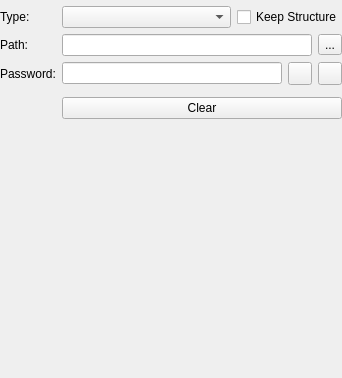
<?xml version="1.0" encoding="UTF-8"?>
<ui version="4.0">
 <class>EditGroupWidgetKeeShare</class>
 <widget class="QWidget" name="EditGroupWidgetKeeShare">
  <property name="geometry">
   <rect>
    <x>0</x>
    <y>0</y>
    <width>342</width>
    <height>378</height>
   </rect>
  </property>
  <property name="windowTitle">
   <string>Form</string>
  </property>
  <layout class="QVBoxLayout" name="verticalLayout">
   <property name="leftMargin">
    <number>0</number>
   </property>
   <property name="topMargin">
    <number>0</number>
   </property>
   <property name="rightMargin">
    <number>0</number>
   </property>
   <property name="bottomMargin">
    <number>0</number>
   </property>
   <item>
    <widget class="MessageWidget" name="messageWidget" native="true"/>
   </item>
   <item>
    <layout class="QFormLayout" name="formLayout">
     <item row="2" column="0">
      <widget class="QLabel" name="typeLabel">
       <property name="text">
        <string>Type:</string>
       </property>
      </widget>
     </item>
     <item row="2" column="1">
      <layout class="QHBoxLayout" name="typeLayout">
       <item>
      <widget class="QComboBox" name="typeComboBox">
       <property name="accessibleName">
        <string>Sharing mode field</string>
       </property>
      </widget>
       </item>
       <item>
        <widget class="QCheckBox" name="keepStructureCheckBox">
         <property name="sizePolicy">
          <sizepolicy hsizetype="Fixed" vsizetype="Fixed">
           <horstretch>0</horstretch>
           <verstretch>0</verstretch>
          </sizepolicy>
         </property>
         <property name="text">
          <string>Keep Structure</string>
         </property>
        </widget>
       </item>
      </layout>
     </item>
     <item row="3" column="0">
      <widget class="QLabel" name="pathLabel">
       <property name="text">
        <string>Path:</string>
       </property>
      </widget>
     </item>
     <item row="3" column="1">
      <layout class="QHBoxLayout" name="pathLayout">
       <item>
        <widget class="QLineEdit" name="pathEdit">
         <property name="accessibleName">
          <string>Path to share file field</string>
         </property>
        </widget>
       </item>
       <item>
        <widget class="QToolButton" name="pathSelectionButton">
         <property name="accessibleName">
          <string>Browser for share file</string>
         </property>
         <property name="text">
          <string>...</string>
         </property>
        </widget>
       </item>
      </layout>
     </item>
     <item row="4" column="0">
      <widget class="QLabel" name="passwordLabel">
       <property name="text">
        <string>Password:</string>
       </property>
      </widget>
     </item>
     <item row="4" column="1">
      <layout class="QHBoxLayout" name="passwordLayout">
       <item>
        <widget class="PasswordEdit" name="passwordEdit">
         <property name="accessibleName">
          <string>Password field</string>
         </property>
         <property name="echoMode">
          <enum>QLineEdit::Password</enum>
         </property>
        </widget>
       </item>
       <item>
        <widget class="QToolButton" name="togglePasswordButton">
         <property name="accessibleName">
          <string>Toggle password visibility</string>
         </property>
         <property name="checkable">
          <bool>true</bool>
         </property>
        </widget>
       </item>
       <item>
        <widget class="QToolButton" name="togglePasswordGeneratorButton">
         <property name="accessibleName">
          <string>Toggle password generator</string>
         </property>
         <property name="checkable">
          <bool>true</bool>
         </property>
        </widget>
       </item>
      </layout>
     </item>
     <item row="5" column="1">
      <widget class="PasswordGeneratorWidget" name="passwordGenerator" native="true"/>
     </item>
     <item row="6" column="1">
      <widget class="QPushButton" name="clearButton">
       <property name="accessibleName">
        <string>Clear fields</string>
       </property>
       <property name="text">
        <string>Clear</string>
       </property>
      </widget>
     </item>
    </layout>
   </item>
   <item>
    <spacer name="verticalSpacer">
     <property name="orientation">
      <enum>Qt::Vertical</enum>
     </property>
     <property name="sizeHint" stdset="0">
      <size>
       <width>20</width>
       <height>40</height>
      </size>
     </property>
    </spacer>
   </item>
  </layout>
 </widget>
 <customwidgets>
  <customwidget>
   <class>PasswordGeneratorWidget</class>
   <extends>QWidget</extends>
   <header>gui/PasswordGeneratorWidget.h</header>
   <container>1</container>
  </customwidget>
  <customwidget>
   <class>PasswordEdit</class>
   <extends>QLineEdit</extends>
   <header>gui/PasswordEdit.h</header>
   <container>1</container>
  </customwidget>
  <customwidget>
   <class>MessageWidget</class>
   <extends>QWidget</extends>
   <header>gui/MessageWidget.h</header>
   <container>1</container>
  </customwidget>
 </customwidgets>
 <resources/>
 <connections/>
</ui>
